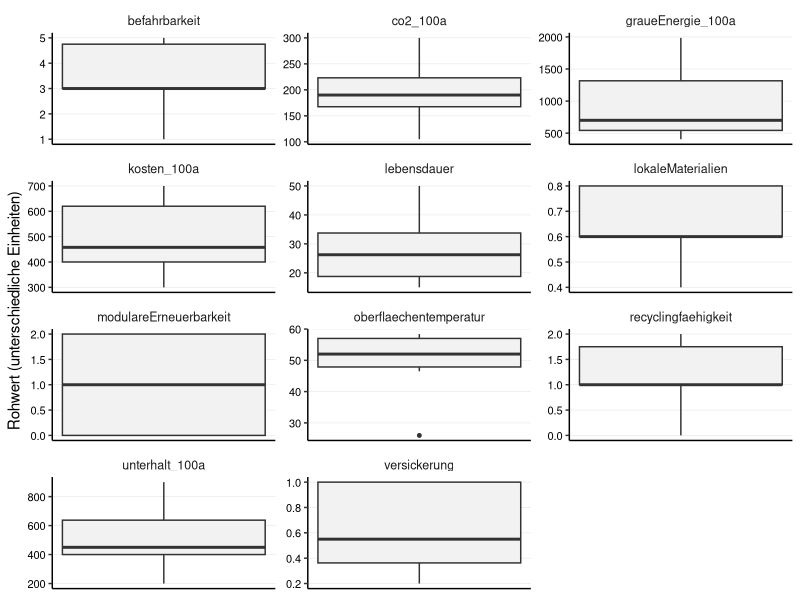

Write R code to recreate this figure. (Note: this script raises an error after producing the figure.)
## ---- chunk 1

library(tidyverse)
library(readr)
library(ggplot2)
library(forcats)
library(ggtext)
library(tidytext)
library(patchwork)

## ---- chunk 2

## 1. Daten Importieren

# Liest die Rohdaten für die Beläge ein
df_belaege_raw <- read_delim(
  "01_data_input/Belaege_tidy.csv",
  delim = ";"
)

# Liest die Gewichtungen pro Szenarien ein
weights_s0_raw <- read_delim(
  "01_data_input/Belaege_Gewichtung_Szenario0.csv",
  delim = ";"
)
weights_s1_raw <- read_delim(
  "01_data_input/Belaege_Gewichtung_Szenario1.csv",
  delim = ";"
)
weights_s2_raw <- read_delim(
  "01_data_input/Belaege_Gewichtung_Szenario2.csv",
  delim = ";"
)
weights_s3_raw <- read_delim(
  "01_data_input/Belaege_Gewichtung_Szenario3.csv",
  delim = ";"
)
## ---- chunk 3
#| include: false
# --- PRÜFUNG BLOCK 1 ---

print("--- 1. Check: Spaltennamen Beläge (Sind alle Spaltennamen da?) ---")
colnames(df_belaege_raw)

print("--- 2. Check: Gewichtung S0 (Wurden Spalten getrennt?) ---")
head(weights_s0_raw)

print("--- 3. Check: Gewichtung S3 (Zur Sicherheit) ---")
head(weights_s3_raw)

## ---- chunk 4
# A. Bereinigung der Rohdaten
df_belaege <- df_belaege_raw %>%
  select(belagskategorie, option, everything()) 

# B. Bereinigung der Gewichtungen (alle Szenarien)
# Wir fügen den Roh-Dateien die Szenario-Namen hinzu
df_weights_s0 <- weights_s0_raw %>%
  mutate(szenario = "Szenario 0: Baseline (IST)")
df_weights_s1 <- weights_s1_raw %>%
  mutate(szenario = "Szenario 1: Forschungsfokus")
df_weights_s2 <- weights_s2_raw %>%
  mutate(szenario = "Szenario 2: Radikale Vermeidung")
df_weights_s3 <- weights_s3_raw %>%
  mutate(szenario = "Szenario 3: Radikaler Lebenszyklus")

# Jetzt binden wir sie zu einer finalen Gewichtungs-Tabelle zusammen
df_weights <- bind_rows(df_weights_s0, df_weights_s1, df_weights_s2, df_weights_s3) %>%
  # Berechne das Gesamtgewicht (gewicht) aus den Rohspalten,
  mutate(
    gewicht = group_weight * within_group_weight
  ) %>%
   # umbenennen für den Join
  rename(
    bewertungskategorie = criterion_id
  ) %>%
  # Auswählen der Spalten, die der Rest des Skripts braucht
  select(szenario, bewertungskategorie, gewicht, group_id)

## ---- chunk 5
#| include: false
# --- PRÜFUNG BLOCK 2 ---

print(df_weights, n = 44)

print("--- Check: Stichprobe der Gewichte ---")
# Zeig mir mal S0 und S3 im Vergleich für Kosten
df_weights %>% 
  filter(bewertungskategorie == "initialkosten_100a") %>%
  select(szenario, gewicht)

## ---- chunk 6
# 3.1 Wide-to-Long
df_belaege_long <- df_belaege %>%
  pivot_longer(
    cols = where(is.numeric), 
    names_to = "bewertungskategorie", 
    values_to = "wert"
  )

# 3.2 JOIN mit Gewichtung
# Wir nutzen left_join. 
# Alles was in der Gewichtungstabelle fehlt (wie initialkosten), bekommt hier gewicht = NA.
df_belaege_joined <- df_belaege_long %>%
  left_join(df_weights, by = "bewertungskategorie", relationship = "many-to-many")

## ---- chunk 7
#| include: false
# --- PRÜFUNG BLOCK 3 ---

print(df_belaege_joined, n = 44)

print("--- Check: Hat 'initialkosten' KEIN Gewicht (NA)? ---")
df_belaege_joined %>%
  filter(bewertungskategorie == "initialkosten") %>%
  select(szenario, bewertungskategorie, gewicht) %>%
  distinct() %>%
  head(2) # Sollte NA zeigen (oder leer sein, falls S0)

print("--- Check: Hat 'initialkosten_100a' ein Gewicht? ---")
df_belaege_joined %>%
  filter(bewertungskategorie == "initialkosten_100a") %>%
  filter(szenario == "Szenario 0: Baseline (IST)") %>%
  select(szenario, bewertungskategorie, gewicht) %>%
  distinct() %>%
  head(2) # Sollte 0.1 zeigen

## ---- chunk 8
# -------------------------------------------------------
# TEIL 1: Boxplot der Rohwerte (Überblick)  (Scientific Style)
# -------------------------------------------------------
# Hinweis: Da die Einheiten gemischt sind, nutzen wir facet_wrap mit freien Skalen.
plot_rohwerte <- ggplot(df_belaege_long, aes(y = wert)) +
  geom_boxplot(fill = "grey95", width = 0.5, outlier.size = 1) +
  
  # Facetten für jedes Kriterium
  facet_wrap(~bewertungskategorie, scales = "free", ncol = 3) +
  
  labs(
    title = NULL, 
    subtitle = NULL,
    x = NULL,
    y = "Rohwert (unterschiedliche Einheiten)"
  ) +
  
  theme_classic(base_size = 11) +
  
  theme(
    # Nur horizontale Gitterlinien (y) sind wichtig zum Ablesen der Werte
    panel.grid.major.y = element_line(color = "grey90", linewidth = 0.2),
    panel.grid.major.x = element_blank(),
    
    # Facetten-Label
    strip.background = element_blank(),
    strip.text = element_text(face = "plain", size = 9),
    
    # Y-Achse (Werte) MUSS sichtbar sein:
    axis.text.y = element_text(size = 8, color = "black"), 
    
    # X-Achse (unten) kann leer sein:
    axis.text.x = element_blank(),
    axis.ticks.x = element_blank()
  )

# print(plot_rohwerte)

## ---- chunk 9
#| include: false
# Speicher des Plots
ggsave("02_export/plots/check_01_rohwerte_verteilung_belaege.png", 
       plot = plot_rohwerte, width = 10, height = 8, dpi = 300)

## ---- chunk 10
#| label: fig-lebenszyklus-final-clean
#| fig.width: 10
#| fig.height: 12
#| out.width: "100%"
#| warning: false


# -------------------------------------------------------
# TEIL 2: KOSTEN (Gestapelt: Erneuerungszyklen + Unterhalt)
# -------------------------------------------------------

# 1. Daten vorbereiten
df_kosten_calc <- df_belaege %>%
  select(belagskategorie, option, initialkosten, initialkosten_100a, unterhalt_100a) %>%
  mutate(
    n_zyklen = round(initialkosten_100a / initialkosten),
    total_kosten = initialkosten_100a + unterhalt_100a
  )

# 2. Datensatz "aufblasen"
df_invest_expanded <- df_kosten_calc %>%
  uncount(n_zyklen) %>%
  mutate(
    kostenart = "Investitionskosten (pro Erneuerungszyklus)",
    wert = initialkosten,
    label_text = as.character(round(initialkosten, 0))
  )

df_unterhalt <- df_kosten_calc %>%
  mutate(
    kostenart = "Unterhaltskosten (kumuliert 100a)",
    wert = unterhalt_100a,
    label_text = as.character(round(unterhalt_100a, 0)) 
  )

df_plot_kosten_final <- bind_rows(df_invest_expanded, df_unterhalt) %>%
  mutate(option_sortiert = reorder(option, initialkosten_100a + unterhalt_100a)) %>%
  mutate(kosten_label = fct_relevel(kostenart, 
                                    "Unterhaltskosten (kumuliert 100a)", 
                                    "Investitionskosten (pro Erneuerungszyklus)"))

# 3. Plot Kosten erstellen
plot_kosten_stacked <- ggplot(df_plot_kosten_final, 
       aes(x = option_sortiert, y = wert, fill = kosten_label)) +
  
  # Balken mit weissen Trennlinien
  geom_col(width = 0.7, color = "white", linewidth = 0.3) + 
  
  # Beschriftung: Mittig im Block
  geom_text(aes(label = label_text), 
            position = position_stack(vjust = 0.5), 
            size = 2.5, 
            color = "white") +
  
  scale_fill_manual(values = c(
    "Investitionskosten (pro Erneuerungszyklus)" = "#084594", 
    "Unterhaltskosten (kumuliert 100a)" = "#9ecae1"
  )) +
  
  scale_y_continuous(breaks = seq(0, 3000, 200)) + 
  scale_x_discrete(labels = function(x) stringr::str_wrap(x, width = 20)) +
  
  labs(
    title = NULL,
    x = NULL,
    y = "Kosten [CHF/m²]",
    fill = NULL 
  ) +
  
  theme_classic(base_size = 11) +
  
  theme(
    legend.position = "bottom",
    panel.grid.major.y = element_line(color = "grey90", linewidth = 0.2),
    panel.grid.major.x = element_blank(),
    axis.text.x = element_text(angle = 45, hjust = 1, size = 10, color = "black"),
    axis.text.y = element_text(size = 10, color = "black"),
    plot.margin = margin(t = 5, r = 5, b = 10, l = 5, unit = "mm")
  ) +
  guides(fill = guide_legend(reverse = TRUE))

# print(plot_kosten_stacked)
## ---- chunk 11
#| include: false
# Speichern Kosten
ggsave("02_export/plots/Abb_Lebenszyklus_Kosten_Stacked_Zyklen.png", 
       plot = plot_kosten_stacked, width = 8, height = 8, dpi = 300)
## ---- chunk 12
# -------------------------------------------------------
# TEIL 3: UMWELT 
# -------------------------------------------------------

# --- Plot A: CO2-Emissionen ---
df_co2 <- df_belaege %>%
  select(belagskategorie, option, wert = co2_100a) %>%
  mutate(kategorie = fct_relevel(belagskategorie, "Asphalt", "Pflaster", "Sickerbeläge")) %>%
  mutate(option_sortiert = reorder(option, wert))

p_co2 <- ggplot(df_co2, aes(x = option_sortiert, y = wert, fill = kategorie)) + 
  geom_col(width = 0.7) + 
  
  scale_fill_manual(values = c("Asphalt" = "#084594", "Pflaster" = "#4292c6", "Sickerbeläge" = "#9ecae1")) +
  
  scale_y_continuous(breaks = seq(0, 1000, 50)) +
  
  scale_x_discrete(labels = function(x) stringr::str_wrap(x, width = 20)) +
  
  labs(title = "CO\u2082-Emissionen (100a)", y = "kg CO\u2082-eq/m\u00B2", x = NULL) +
  
  theme_classic(base_size = 11) +
  theme(
    legend.position = "none", 
    plot.title = element_text(face = "plain", size = 11, hjust = 0),
    axis.title.y = element_text(face = "plain", size = 10, color = "black"),
    panel.grid.major.y = element_line(color = "grey90", linewidth = 0.2), 
    panel.grid.major.x = element_blank(),
    axis.text.x = element_text(angle = 45, hjust = 1, size = 10, color = "black"),
    # Margin unten erhöhen, damit Platz für den Text ist
    plot.margin = margin(t = 5, r = 5, b = 10, l = 5, unit = "mm")
  )


# --- Plot B: Graue Energie ---
df_grau <- df_belaege %>%
  select(belagskategorie, option, wert = graueEnergie_100a) %>%
  mutate(kategorie = fct_relevel(belagskategorie, "Asphalt", "Pflaster", "Sickerbeläge")) %>%
  mutate(option_sortiert = reorder(option, wert))

p_grau <- ggplot(df_grau, aes(x = option_sortiert, y = wert, fill = kategorie)) + 
  geom_col(width = 0.7) + 
  
  scale_fill_manual(values = c("Asphalt" = "#084594", "Pflaster" = "#4292c6", "Sickerbeläge" = "#9ecae1")) +
  
  scale_y_continuous(breaks = seq(0, 4000, 200)) +
  
  scale_x_discrete(labels = function(x) stringr::str_wrap(x, width = 20)) +
  
  labs(title = "Graue Energie (100a)", y = "kWh/m\u00B2", x = NULL, fill = "Belagskategorie") +
  
  theme_classic(base_size = 11) +
  theme(
    legend.position = "bottom",
    plot.title = element_text(face = "plain", size = 11, hjust = 0),
    axis.title.y = element_text(face = "plain", size = 10, color = "black"),
    panel.grid.major.y = element_line(color = "grey90", linewidth = 0.2), 
    panel.grid.major.x = element_blank(),
    
    axis.text.x = element_text(angle = 45, hjust = 1, size = 10, color = "black"),
    
    plot.margin = margin(t = 10, r = 5, b = 5, l = 5, unit = "mm")
  )

# --- Zusammenfügen ---
# Patchwork regelt das Layout automatisch. 
plot_umwelt_combined <- p_co2 / p_grau

# print(plot_umwelt_combined)
## ---- chunk 13
#| include: false
ggsave("02_export/plots/Abb_Belaege_Umwelt_clean.png", 
       plot = plot_umwelt_combined, width = 10, height = 14, dpi = 300)
## ---- chunk 14
# 5.1 Definieren: Wo ist "weniger" besser?
kriterien_lower_is_better <- c(
  "initialkosten", 
  "initialkosten_100a", 
  "unterhalt_100a", 
  "co2_100a", 
  "graueEnergie_100a",
  "oberflaechentemperatur" 
)

# 5.2 Min-Max-Skalierung
# Wir normieren ALLES (auch ungewichtete Infos), damit wir sie plotten können.
df_belaege_normalized <- df_belaege_joined %>%
  filter(!is.na(wert)) %>% # Nur Zeilen ohne Werte löschen
  group_by(bewertungskategorie) %>%
  mutate(
    min_wert = min(wert, na.rm = TRUE),
    max_wert = max(wert, na.rm = TRUE),
    # Berechnung des Scores
    score_normiert = case_when(
      # Sonderfall: Wenn Min und Max gleich sind (alle gleich gut) -> Score 1
      (max_wert - min_wert) == 0 ~ 1,
      # Normale Skalierung (higher is better)
      !(bewertungskategorie %in% kriterien_lower_is_better) ~ (wert - min_wert) / (max_wert - min_wert),
      # Invertierte Skalierung (lower is better)
      bewertungskategorie %in% kriterien_lower_is_better ~ 1 - ((wert - min_wert) / (max_wert - min_wert))
    )
  ) %>%
ungroup()

## ---- chunk 15
#| include: false
# --- PRÜFUNG BLOCK 5 ---

print("--- Check: Sind alle Kriterien da (auch die ohne Gewicht) und ist der Score Normiert zwischen 0 und 1? ---")
df_min_max_check <- df_belaege_normalized %>%
  select(bewertungskategorie, min_wert, max_wert, score_normiert) %>%
  distinct()

print(df_min_max_check)

print("--- Check: Haben 'initialkosten' einen Score bekommen? ---")
# Wir testen eine Zeile stichprobenartig
df_belaege_normalized %>%
  filter(bewertungskategorie == "initialkosten") %>%
  select(option, wert, score_normiert) %>%
  head(3)

# Prüfen, ob der Join geklappt hat (Gewicht da?):
print("--- Check Gewicht für Kosten ---")
df_belaege_normalized %>%
  filter(bewertungskategorie %in% c("initialkosten", "initialkosten_100a")) %>%
  select(szenario, bewertungskategorie, gewicht) %>%
  distinct() %>%
  print()
## ---- chunk 16
# Boxplot der normierten Scores (Scientific Style)
# Ziel: Überprüfen, ob die Min-Max-Skalierung funktioniert hat.
# Alle Boxplots müssen zwischen 0 und 1 liegen.

plot_normiert <- ggplot(df_belaege_normalized, aes(x = bewertungskategorie, y = score_normiert)) +
  geom_boxplot(fill = "grey90", width = 0.6, outlier.colour = "black", outlier.size = 1) +
  
  coord_flip() +
  
  # Fixe Skala 0-1
  scale_y_continuous(limits = c(0, 1), expand = c(0, 0.05)) +
  
  labs(
    title = NULL,
    subtitle = NULL,
    x = NULL, # Kriterien-Namen stehen an der Achse
    y = "Normierter Score (0 = schlecht, 1 = ideal)"
  ) +
  
  theme_classic(base_size = 11) +
  
  theme(
    # Gitterlinien: Vertikal wichtig (um 0.5 etc. zu sehen), Horizontal weg
    panel.grid.major.x = element_line(color = "grey90", linewidth = 0.2),
    panel.grid.major.y = element_blank(),
    
    # Achsen-Texte
    axis.text.y = element_text(color = "black", size = 10), # Kriterien-Namen
    axis.text.x = element_text(color = "black", size = 10)  # Zahlen 0-1
  )


#print(plot_normiert)

## ---- chunk 17
#| include: false
ggsave("02_export/plots/check_02_normierte_scores_belaege.png", 
       plot = plot_normiert, width = 10, height = 7, dpi = 300)
## ---- chunk 18
#| include: false
# --- PRÜFUNG BLOCK 6 ---

print("--- Check: Liegen alle Scores zwischen 0 und 1? ---")
summary(df_belaege_normalized$score_normiert)
# Min sollte >= 0.00 sein, Max <= 1.00

print("--- Check: Sind 'initialkosten' im Boxplot-Datensatz enthalten? ---")
# Wir zählen, wie viele Datenpunkte wir pro Kategorie haben
df_belaege_normalized %>%
  filter(bewertungskategorie %in% c("initialkosten", "initialkosten_100a")) %>%
  count(bewertungskategorie)
## ---- chunk 19
# 7.1 Berechnung Score pro Kriterium
df_mca_calculated <- df_belaege_normalized %>%
  # Hier filtern wir alles raus, was kein Gewicht hat (z.B. reine Initialkosten)
  filter(!is.na(gewicht)) %>% 
  mutate(MCA_score_kriterium = score_normiert * gewicht)

# 7.2 Aggregation pro Szenario
# Wir summieren die Scores pro Belag und Szenario
df_mca_total <- df_mca_calculated %>%
  group_by(szenario, belagskategorie, option) %>%
  summarise(MCA_gesamtscore = sum(MCA_score_kriterium, na.rm = TRUE), .groups = 'drop') %>%
  mutate(MCA_gesamtscore = round(MCA_gesamtscore, 5)) %>%
  # Sortierung: Erst nach Szenario, dann nach Punktzahl
  arrange(szenario, desc(MCA_gesamtscore)) 

# Anzeigen der Ergebnisse
print("--- MCA Gesamtergebnis (Auszug) ---")
print(df_mca_total, n = 10)

# 7.3 - Auswahl der "Top 3 Sieger"
# Ziel: Für jedes der 4 Szenarien die Top 3 Beläge aus dem Gesamtranking
N_BELAEGE_AUSWAEHLEN <- 3

df_sieger_belaege <- df_mca_total %>%
  group_by(szenario) %>%
  # Wählt die N besten Beläge innerhalb jedes Szenarios aus
  slice_max(MCA_gesamtscore, n = N_BELAEGE_AUSWAEHLEN) %>%
  ungroup() %>%
  # Ordnen für bessere Lesbarkeit
  arrange(szenario, desc(MCA_gesamtscore))

# Anzeigen der 12 Sieger-Optionen (4 Szenarien * 3 Beläge)
print(paste("--- Top", N_BELAEGE_AUSWAEHLEN, "Beläge pro Szenario (für Zeitstrahl-Analyse) ---"))
print(df_sieger_belaege)

## ---- chunk 20
#| include: false
# 7.4 Export der Tabellen
write_csv2(
  df_sieger_belaege,
  file = "02_export/tables/mca_top3_belaege_pro_szenario.csv"
)
write_csv2(
  df_mca_total, 
  file = "02_export/tables/mca_rangliste_alle_szenarien.csv"
)
write_csv2(
  df_mca_calculated, 
  file = "02_export/tables/mca_details_berechnung_alle_szenarien.csv"
)

# --- PRÜFUNG BLOCK 7 ---

print("--- Check: Enthält die Berechnung noch Zeilen ohne Gewicht? ---")
# Sollte 0 Zeilen ergeben
df_mca_calculated %>% filter(is.na(gewicht)) %>% count()

print("--- Check: Plausibilität Ergebnisse (S0 Baseline) ---")
# Zeig mir die Top 3 von Szenario 0
df_sieger_belaege %>% 
  filter(szenario == "Szenario 0: Baseline (IST)") %>%
  select(option, MCA_gesamtscore)

## ---- chunk 21

# --- Datenaufbereitung für Stacked Plot (einmalig & aufgehübscht) ---
df_mca_groups_belaege_plot <- df_mca_calculated %>%
  group_by(szenario, belagskategorie, option, group_id) %>%
  summarise(gruppen_score = sum(MCA_score_kriterium, na.rm = TRUE), .groups = 'drop') %>%
  left_join(df_mca_total, by = c("szenario", "belagskategorie", "option")) %>%
  mutate(group_label_clean = case_when(
    group_id == "langlebigkeit" ~ "Langlebigkeit",
    group_id == "wirtschaftlichkeit" ~ "Wirtschaftlichkeit",
    group_id == "multifunktionale_nutzungsqualitaet" ~ "Multifunktionale Nutzungsqualität",
    group_id == "umweltwirkung" ~ "Umweltwirkung",
    group_id == "kreislauffaehigkeit" ~ "Kreislauffähigkeit",
    TRUE ~ group_id
  ))

# 1. Farben definieren (Einheitlich zur gesamten Arbeit)
colors_kategorie <- c(
  "Asphalt" = "#084594", 
  "Pflaster" = "#4292c6", 
  "Sickerbeläge" = "#9ecae1")

# 2. Farben für Kriterien-Gruppen
colors_gruppen <- c(
  "Langlebigkeit" = "#08306b",                     # Dunkelstes Blau (Zeit)
  "Wirtschaftlichkeit" = "#2171b5",                # Dunkles Mittelblau (Geld)
  "Multifunktionale Nutzungsqualität" = "#4292c6", # Mittelblau
  "Umweltwirkung" = "#9ecae1",                     # Hellblau
  "Kreislauffähigkeit" = "#deebf7"                 # Sehr helles Blau/Grau
)
## ---- chunk 22
#| label: fig-mca-plots-belaege-s0
#| fig.width: 13
#| fig.height: 8
#| out.width: "95%"
#| dpi: 300

# --- Plot 1: Ranking (Szenario 0) ---
data_s0 <- df_mca_total %>% filter(szenario == "Szenario 0: Baseline (IST)")

plot_s0_rank <- ggplot(data_s0,
       aes(x = MCA_gesamtscore,
           y = fct_reorder(option, MCA_gesamtscore), 
           fill = belagskategorie)) + 
  geom_col(width = 0.7) +
  
  scale_x_continuous(limits = c(0, 1), expand = c(0, 0.05)) + 
  scale_y_discrete(labels = function(x) stringr::str_wrap(x, width = 40)) +
  scale_fill_manual(values = colors_kategorie) +
  
  labs(
    title = NULL, 
    x = "MCA Score (0-1)", 
    y = NULL, 
    fill = "Kategorie"
  ) +

  theme_classic(base_size = 11) + 

  theme(
    legend.position = "bottom",
    panel.grid.major.y = element_blank(),
    panel.grid.major.x = element_line(color = "grey90", linewidth = 0.2),
    axis.text = element_text(color = "black"),
    plot.margin = margin(t = 5, r = 10, b = 5, l = 5, unit = "mm")
  )

# print(plot_s0_rank, width = 10, height = 7)
## ---- chunk 23
#| include: false
ggsave("02_export/plots/mca_gesamtergebnis_s0_belaege.png",
       plot = plot_s0_rank, width = 10, height = 7, dpi = 300)
## ---- chunk 24
# --- Plot 2: Stacked Detail (Szenario 0) ---
data_s0_groups <- df_mca_groups_belaege_plot %>% filter(szenario == "Szenario 0: Baseline (IST)")

plot_s0_stack <- ggplot(data_s0_groups,
       aes(x = gruppen_score,
           y = fct_reorder(option, MCA_gesamtscore), 
           fill = group_label_clean)) + 
  geom_col(position = "stack", width = 0.7) +
  
  scale_x_continuous(limits = c(0, 1), expand = c(0, 0.05)) +
  scale_y_discrete(labels = function(x) stringr::str_wrap(x, width = 40)) +
  scale_fill_manual(values = colors_gruppen) +
  
  labs(
    title = NULL, 
    x = "Beitrag zum Score", 
    y = NULL, 
    fill = "Kriteriengruppe"
  ) +
  theme_classic(base_size = 11) + 
  theme(
    legend.position = "bottom",
    legend.text = element_text(size = 9),
    legend.box = "vertical",
    panel.grid.major.y = element_blank(),
    panel.grid.major.x = element_line(color = "grey90", linewidth = 0.2),
    axis.text = element_text(color = "black"),
    plot.margin = margin(t = 5, r = 10, b = 5, l = 5, unit = "mm")
  ) +
  guides(fill = guide_legend(nrow = 2, byrow = TRUE))

# print(plot_s0_stack)
## ---- chunk 25
#| include: false
ggsave("02_export/plots/mca_detail_gruppen_s0_belaege.png",
       plot = plot_s0_stack, width = 10, height = 7, dpi = 300)
## ---- chunk 26
#| label: fig-mca-plots-belaege-s1
#| fig.width: 13
#| fig.height: 8
#| out.width: "95%"
#| dpi: 300

# --- Plot 1: Ranking (Szenario 1) ---
data_s1 <- df_mca_total %>% filter(szenario == "Szenario 1: Forschungsfokus")

plot_s1_rank <- ggplot(data_s1,
       aes(x = MCA_gesamtscore,
           y = fct_reorder(option, MCA_gesamtscore), 
           fill = belagskategorie)) + 
  geom_col(width = 0.7) +
  scale_x_continuous(limits = c(0, 1), expand = c(0, 0.05)) + 
  scale_y_discrete(labels = function(x) stringr::str_wrap(x, width = 40)) +
  scale_fill_manual(values = colors_kategorie) +
  labs(
    title = NULL, 
    x = "MCA Score (0-1)", 
    y = NULL, 
    fill = "Kategorie"
  ) +
  theme_classic(base_size = 11) + 
  theme(
    legend.position = "bottom",
    panel.grid.major.y = element_blank(),
    panel.grid.major.x = element_line(color = "grey90", linewidth = 0.2),
    axis.text = element_text(color = "black"),
    plot.margin = margin(t = 5, r = 10, b = 5, l = 5, unit = "mm")
  )

# print(plot_s1_rank)
## ---- chunk 27
#| include: false
ggsave("02_export/plots/mca_gesamtergebnis_s1_belaege.png",
       plot = plot_s1_rank, width = 10, height = 7, dpi = 300)
## ---- chunk 28
# --- Plot 2: Stacked Detail (Szenario 1) ---
data_s1_groups <- df_mca_groups_belaege_plot %>% filter(szenario == "Szenario 1: Forschungsfokus")

plot_s1_stack <- ggplot(data_s1_groups,
       aes(x = gruppen_score,
           y = fct_reorder(option, MCA_gesamtscore), 
           fill = group_label_clean)) + 
  geom_col(position = "stack", width = 0.7) +
  scale_x_continuous(limits = c(0, 1), expand = c(0, 0.05)) +
  scale_y_discrete(labels = function(x) stringr::str_wrap(x, width = 40)) +
  scale_fill_manual(values = colors_gruppen) +
  labs(
    title = NULL, 
    x = "Beitrag zum Score", 
    y = NULL, 
    fill = "Kriteriengruppe"
  ) +
  theme_classic(base_size = 11) + 
  theme(
    legend.position = "bottom",
    legend.text = element_text(size = 9), 
    legend.box = "vertical",
    panel.grid.major.y = element_blank(),
    panel.grid.major.x = element_line(color = "grey90", linewidth = 0.2),
    axis.text = element_text(color = "black"),
    plot.margin = margin(t = 5, r = 10, b = 5, l = 5, unit = "mm")
  ) +
  guides(fill = guide_legend(nrow = 2, byrow = TRUE))

# print(plot_s1_stack)
## ---- chunk 29
#| include: false
ggsave("02_export/plots/mca_detail_gruppen_s1_belaege.png",
       plot = plot_s1_stack, width = 10, height = 7, dpi = 300)
## ---- chunk 30
#| label: fig-mca-plots-belaege-s2
#| fig.width: 13
#| fig.height: 8
#| out.width: "95%"
#| dpi: 300

# --- Plot 1: Ranking (Szenario 2) ---
data_s2 <- df_mca_total %>% filter(szenario == "Szenario 2: Radikale Vermeidung")

plot_s2_rank <- ggplot(data_s2,
       aes(x = MCA_gesamtscore,
           y = fct_reorder(option, MCA_gesamtscore), 
           fill = belagskategorie)) + 
  geom_col(width = 0.7) +
  scale_x_continuous(limits = c(0, 1), expand = c(0, 0.05)) + 
  scale_y_discrete(labels = function(x) stringr::str_wrap(x, width = 40)) +
  scale_fill_manual(values = colors_kategorie) +
  labs(
    title = NULL, 
    x = "MCA Score (0-1)", 
    y = NULL, 
    fill = "Kategorie"
  ) +
  theme_classic(base_size = 11) + 
  theme(
    legend.position = "bottom",
    panel.grid.major.y = element_blank(),
    panel.grid.major.x = element_line(color = "grey90", linewidth = 0.2),
    axis.text = element_text(color = "black"),
    plot.margin = margin(t = 5, r = 10, b = 5, l = 5, unit = "mm")
  )

#print(plot_s2_rank)

## ---- chunk 31
#| include: false
ggsave("02_export/plots/mca_gesamtergebnis_s2_belaege.png",
       plot = plot_s2_rank, width = 10, height = 7, dpi = 300)
## ---- chunk 32
# --- Plot 2: Stacked Detail (Szenario 2) ---
data_s2_groups <- df_mca_groups_belaege_plot %>% filter(szenario == "Szenario 2: Radikale Vermeidung")

plot_s2_stack <- ggplot(data_s2_groups,
       aes(x = gruppen_score,
           y = fct_reorder(option, MCA_gesamtscore), 
           fill = group_label_clean)) + 
  geom_col(position = "stack", width = 0.7) +
  scale_x_continuous(limits = c(0, 1), expand = c(0, 0.05)) +
  scale_y_discrete(labels = function(x) stringr::str_wrap(x, width = 40)) +
  scale_fill_manual(values = colors_gruppen) +
  labs(
    title = NULL, 
    x = "Beitrag zum Score", 
    y = NULL, 
    fill = "Kriteriengruppe"
  ) +
  theme_classic(base_size = 11) + 
  theme(
    legend.position = "bottom",
    legend.text = element_text(size = 9), 
    legend.box = "vertical",
    panel.grid.major.y = element_blank(),
    panel.grid.major.x = element_line(color = "grey90", linewidth = 0.2),
    axis.text = element_text(color = "black"),
    plot.margin = margin(t = 5, r = 10, b = 5, l = 5, unit = "mm")
  ) +
  guides(fill = guide_legend(nrow = 2, byrow = TRUE))

# print(plot_s2_stack)
## ---- chunk 33
#| include: false
ggsave("02_export/plots/mca_detail_gruppen_s2_belaege.png",
       plot = plot_s2_stack, width = 10, height = 7, dpi = 300)

## ---- chunk 34
#| label: fig-mca-plots-belaege-s3
#| fig.width: 13
#| fig.height: 8
#| out.width: "95%"
#| dpi: 300

# --- Plot 1: Ranking (Szenario 3) ---
data_s3 <- df_mca_total %>% filter(szenario == "Szenario 3: Radikaler Lebenszyklus")

plot_s3_rank <- ggplot(data_s3,
       aes(x = MCA_gesamtscore,
           y = fct_reorder(option, MCA_gesamtscore), 
           fill = belagskategorie)) + 
  geom_col(width = 0.7) +
  scale_x_continuous(limits = c(0, 1), expand = c(0, 0.05)) + 
  scale_y_discrete(labels = function(x) stringr::str_wrap(x, width = 40)) +
  scale_fill_manual(values = colors_kategorie) +
  labs(
    title = NULL, 
    x = "MCA Score (0-1)", 
    y = NULL, 
    fill = "Kategorie"
  ) +
  theme_classic(base_size = 11) + 
  theme(
    legend.position = "bottom",
    panel.grid.major.y = element_blank(),
    panel.grid.major.x = element_line(color = "grey90", linewidth = 0.2),
    axis.text = element_text(color = "black"),
    plot.margin = margin(t = 5, r = 10, b = 5, l = 5, unit = "mm")
  )

# print(plot_s3_rank)
## ---- chunk 35
#| include: false
ggsave("02_export/plots/mca_gesamtergebnis_s3_belaege.png",
       plot = plot_s3_rank, width = 10, height = 7, dpi = 300)
## ---- chunk 36
# --- Plot 2: Stacked Detail (Szenario 3) ---
data_s3_groups <- df_mca_groups_belaege_plot %>% filter(szenario == "Szenario 3: Radikaler Lebenszyklus")

plot_s3_stack <- ggplot(data_s3_groups,
       aes(x = gruppen_score,
           y = fct_reorder(option, MCA_gesamtscore), 
           fill = group_label_clean)) + 
  geom_col(position = "stack", width = 0.7) +
  scale_x_continuous(limits = c(0, 1), expand = c(0, 0.05)) +
  scale_y_discrete(labels = function(x) stringr::str_wrap(x, width = 40)) +
  scale_fill_manual(values = colors_gruppen) +
  labs(
    title = NULL, 
    x = "Beitrag zum Score", 
    y = NULL, 
    fill = "Kriteriengruppe"
  ) +
  theme_classic(base_size = 11) + 
  theme(
    legend.position = "bottom",
    legend.text = element_text(size = 9), 
    legend.box = "vertical",
    panel.grid.major.y = element_blank(),
    panel.grid.major.x = element_line(color = "grey90", linewidth = 0.2),
    axis.text = element_text(color = "black"),
    plot.margin = margin(t = 5, r = 10, b = 5, l = 5, unit = "mm")
  ) +
  guides(fill = guide_legend(nrow = 2, byrow = TRUE))

# print(plot_s3_stack)
## ---- chunk 37
#| include: false
ggsave("02_export/plots/mca_detail_gruppen_s3_belaege.png",
       plot = plot_s3_stack, width = 10, height = 7, dpi = 300)
